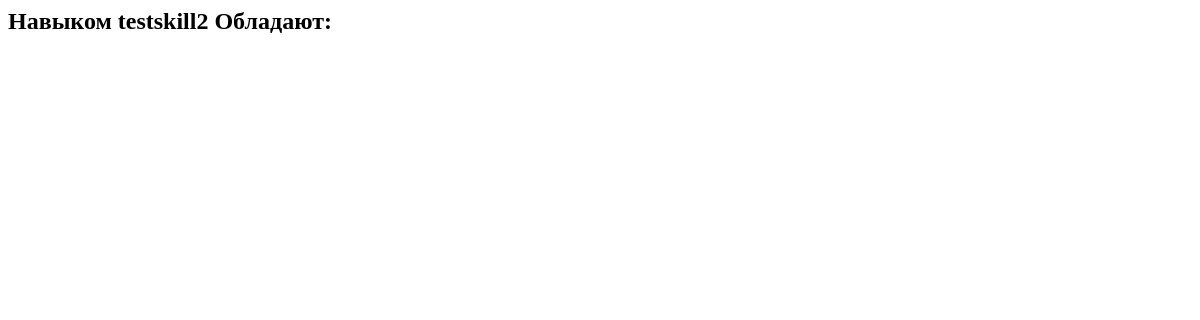
Before: /employees/employees-by-skill/2/2 with the older database file.
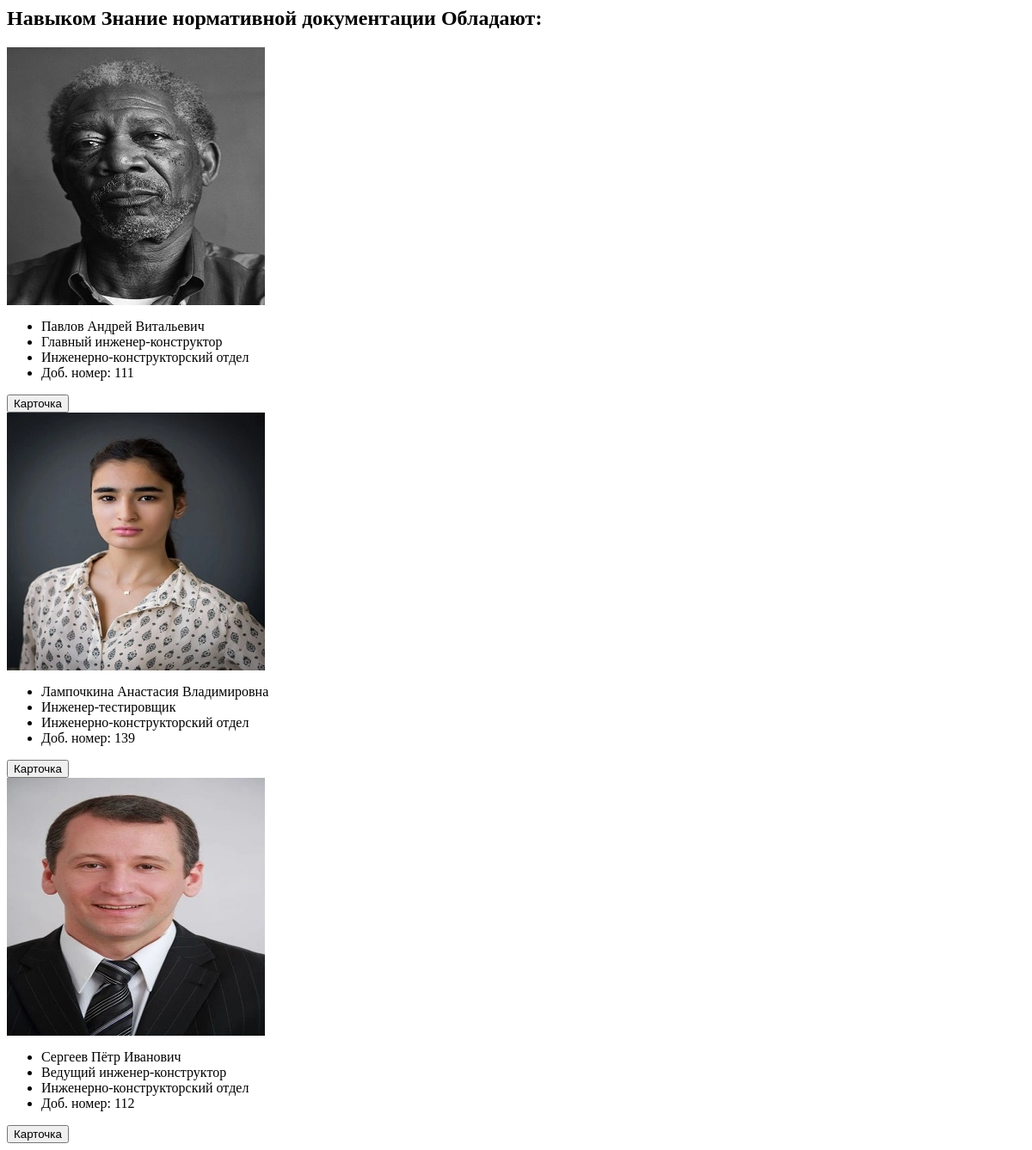
After: the same page with the newer database file.
### skills/models.py (models this page shows, shortened)
class EmpSkill(models.Model):
    objects = models.Manager()
    employee = models.ForeignKey("employees.Employee", on_delete=models.CASCADE, verbose_name="Сотрудник", blank=True, null=True)
    skill = models.ForeignKey("Skill", on_delete=models.CASCADE, verbose_name="Навык")
    skill_level = models.PositiveIntegerField(verbose_name="Уровень владения")
    sector = models.ForeignKey("departments.Sector", on_delete=models.CASCADE, verbose_name="Сектор")

class Skill(NameMixin, models.Model):
    class Meta:
        verbose_name = "Навык"
        verbose_name_plural = "Навыки"

### employees/models.py (models this page shows, shortened)
class Employee(models.Model):
    objects = models.Manager()
    sorted = EmployeeManager()
    name = models.CharField(max_length=100, blank=False, null=False, verbose_name="Имя")
    surname = models.CharField(max_length=100, blank=False, null=False, verbose_name="Фамилия")
    patronymic = models.CharField(max_length=100, blank=True, null=True, verbose_name="Отчество")
    post = models.CharField(max_length=150, blank=False, null=False, verbose_name="Должность")
    phone = models.PositiveIntegerField(blank=True, null=True, verbose_name="Телефон")
    photo = models.ImageField(verbose_name="Фото", blank=True, null=True)
    fired = models.BooleanField(blank=False, null=False, default=False, verbose_name="Уволен")
    sector = models.ForeignKey("departments.Sector", on_delete=models.CASCADE, verbose_name="Сектор")
    @property
    def full_name(self):
        return "{} {} {}".format(self.surname, self.name, self.patronymic)

### departments/models.py (models this page shows)
class Sector(NameMixin, models.Model):
    objects = models.Manager()
    department = models.ForeignKey("Department", on_delete=models.CASCADE, verbose_name="Отдел")
    excel = models.FileField(verbose_name="Excel", blank=True, null=True)
    diagramm = models.ImageField(verbose_name="Диаграмма", blank=True, null=True)
    class Meta:
        verbose_name = "Сектор"
        verbose_name_plural = "Секторы"

class Department(NameMixin, models.Model):
    class Meta:
        verbose_name = "Отдел"
        verbose_name_plural = "Отделы"

### employees/views.py (the view)
# urls.py: path("employees-by-skill/<int:skill_id>/<int:employee_id>", EmployeesBySkillListView.as_view(),
class EmployeesBySkillListView(ListView):
    template_name = "employees/employees_by_skill.html"
    model = Employee
    def get_context_data(self, **kwargs):
        skill_id = self.kwargs.get("skill_id")
        employee_id = self.kwargs.get("employee_id")
        context = {"employees_by_skill": Employee.objects.filter(id__in=EmpSkill.objects.
                                                                 filter(skill__id=skill_id).
                                                                 values_list("employee", flat=True)).
                                                                 exclude(id=employee_id),
                   "skill": EmpSkill.objects.filter(skill__id=skill_id).first()}
        return context

### general/model_mixins.py (called while the page is built)
    def __str__(self):
        return self.name

### employees/templates/employees/employees_by_skill.html
<div class="d-flex flex-column justify-content-center mb-3">
    <h2 class="text-center d-flex flex-row justify-content-center mx-3">Навыком {{ skill.skill.name }} Обладают:</h2>
    <div class="d-flex flex-row flex-wrap justify-content-center mt-3">
        {% for employee in employees_by_skill %}
            <div class="card rounded-3 shadow-sm ms-5 me-1 mt-3 borderall itemcolor" style="width: 350px">
                <div class="card-header bg-transparent border-0 text-center">
                    <img class="img-fluid rounded-3" src="{{ employee.photo.url }}" alt="{{ employee.full_name }}">
                </div>
                <div class="card-body text-center">
                    <ul class="list-group border-0">
                        <li class="list-group-item fs-6 fw-semibold itemcolor borderbottom">{{ employee.full_name }}</li>
                        <li class="list-group-item fs-6 itemcolor borderbottom">{{ employee.post }}</li>
                        <li class="list-group-item fs-6 itemcolor borderbottom">{{ employee.sector.department }}</li>
                        <li class="list-group-item fs-6 itemcolor borderbottom">Доб. номер: {{ employee.phone }}</li>
                    </ul>
                </div>
                <div class="buttons d-flex flex-column mx-3 mb-3">
                    <button name="card" class="btn btn-info mt-3" onclick="showEmployeeDetail({{ employee.id }}), $('#employee-info')[0].focus()">Карточка</button>
                </div>
            </div>
        {% endfor %}
    </div>
</div>

Changed rows visible on the page:
removed EmpSkill: skill.name "testskill2"
added EmpSkill: skill.name "Знание нормативной документации"
now on this page (row edited): Employee: photo (picture), full_name "Павлов Андрей Витальевич", post "Главный инженер-конструктор", sector.department "Инженерно-конструкторский отдел", phone "111"
added Employee: photo (picture), full_name "Лампочкина Анастасия Владимировна", post "Инженер-тестировщик", sector.department "Инженерно-конструкторский отдел", phone "139"
added Employee: photo (picture), full_name "Сергеев Пётр Иванович", post "Ведущий инженер-конструктор", sector.department "Инженерно-конструкторский отдел", phone "112"
